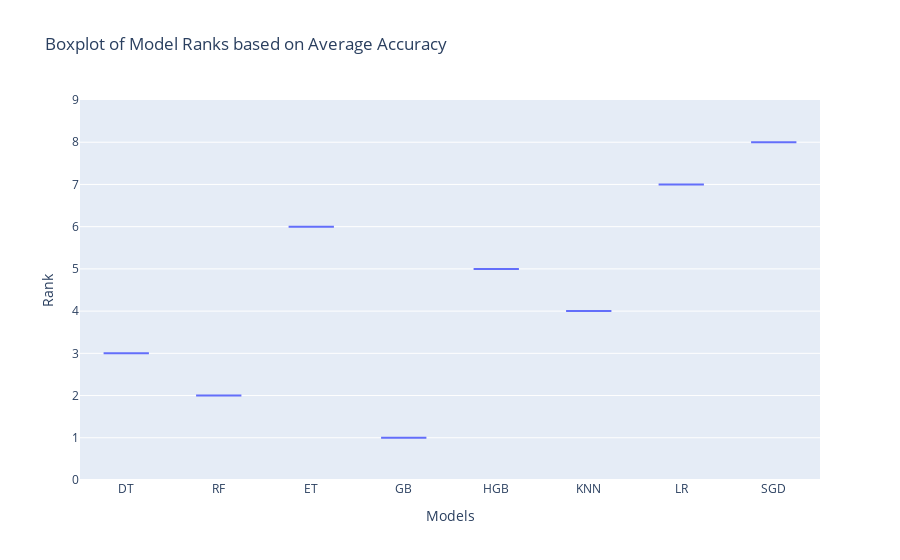

Notebook code for this chart:
### Code cell


### Figure 1 — Plotly figure (JSON) as saved in the notebook; plotly's stock layout.template omitted (floating-point values rounded to 4 significant figures)
{"data": [{"alignmentgroup": "True", "hovertemplate": "Models=%{x}<br>Rank=%{y}<extra></extra>", "legendgroup": "", "marker": {"color": "#636efa"}, "name": "", "notched": false, "offsetgroup": "", "orientation": "v", "showlegend": false, "type": "box", "x": ["DT", "DT", "DT", "DT", "DT", "DT", "DT", "DT", "DT", "DT", "RF", "RF", "RF", "RF", "RF", "RF", "RF", "RF", "RF", "RF", "ET", "ET", "ET", "ET", "ET", "ET", "ET", "ET", "ET", "ET", "GB", "GB", "GB", "GB", "GB", "GB", "GB", "GB", "GB", "GB", "HGB", "HGB", "HGB", "HGB", "HGB", "HGB", "HGB", "HGB", "HGB", "HGB", "KNN", "KNN", "KNN", "KNN", "KNN", "KNN", "KNN", "KNN", "KNN", "KNN", "LR", "LR", "LR", "LR", "LR", "LR", "LR", "LR", "LR", "LR", "SGD", "SGD", "SGD", "SGD", "SGD", "SGD", "SGD", "SGD", "SGD", "SGD"], "x0": " ", "xaxis": "x", "y": [3, 3, 3, 3, 3, 3, 3, 3, 3, 3, 2, 2, 2, 2, 2, 2, 2, 2, 2, 2, 6, 6, 6, 6, 6, 6, 6, 6, 6, 6, 1, 1, 1, 1, 1, 1, 1, 1, 1, 1, 5, 5, 5, 5, 5, 5, 5, 5, 5, 5, 4, 4, 4, 4, 4, 4, 4, 4, 4, 4, 7, 7, 7, 7, 7, 7, 7, 7, 7, 7, 8, 8, 8, 8, 8, 8, 8, 8, 8, 8], "y0": " ", "yaxis": "y"}], "layout": {"boxmode": "group", "legend": {"tracegroupgap": 0}, "title": {"text": "Boxplot of Model Ranks based on Average Accuracy"}, "xaxis": {"anchor": "y", "categoryarray": ["DT", "RF", "ET", "GB", "HGB", "KNN", "LR", "SGD"], "categoryorder": "array", "domain": [0, 1], "title": {"text": "Models"}}, "yaxis": {"anchor": "x", "domain": [0, 1], "range": [0, 9], "title": {"text": "Rank"}}}}
